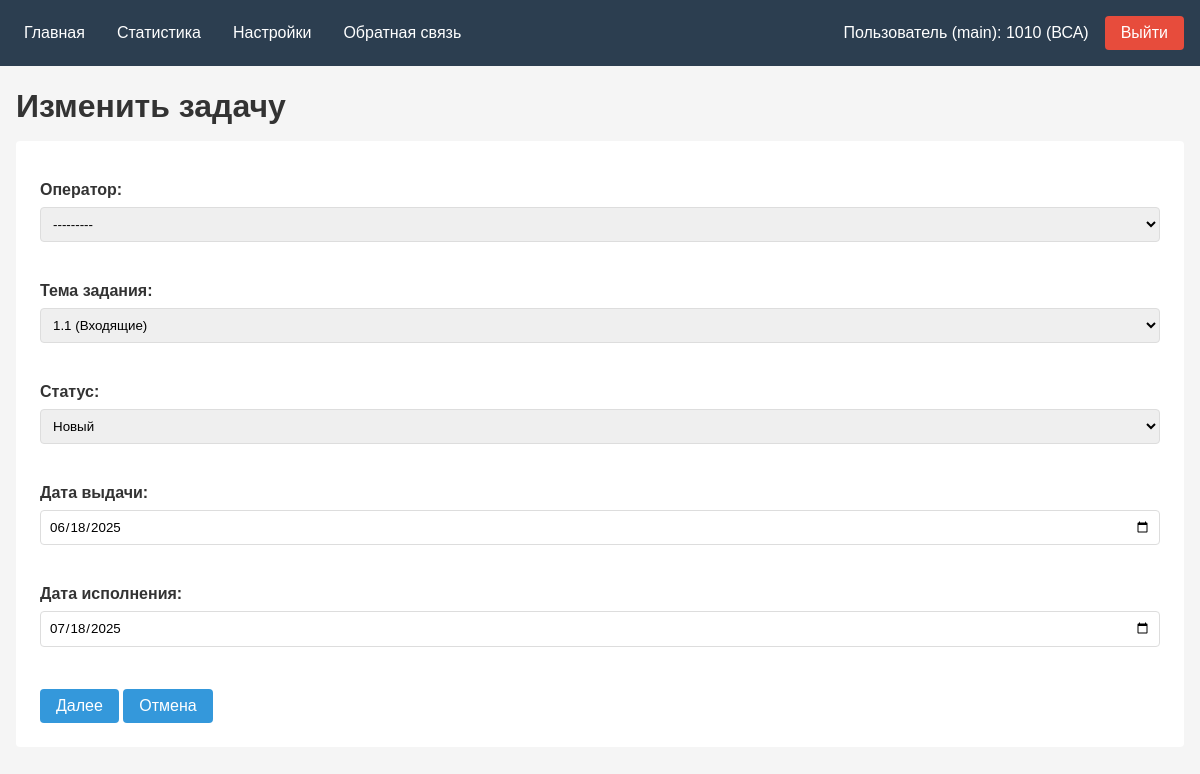
Page /tasker/task/1/edit/ (signed in) on the earlier database version.
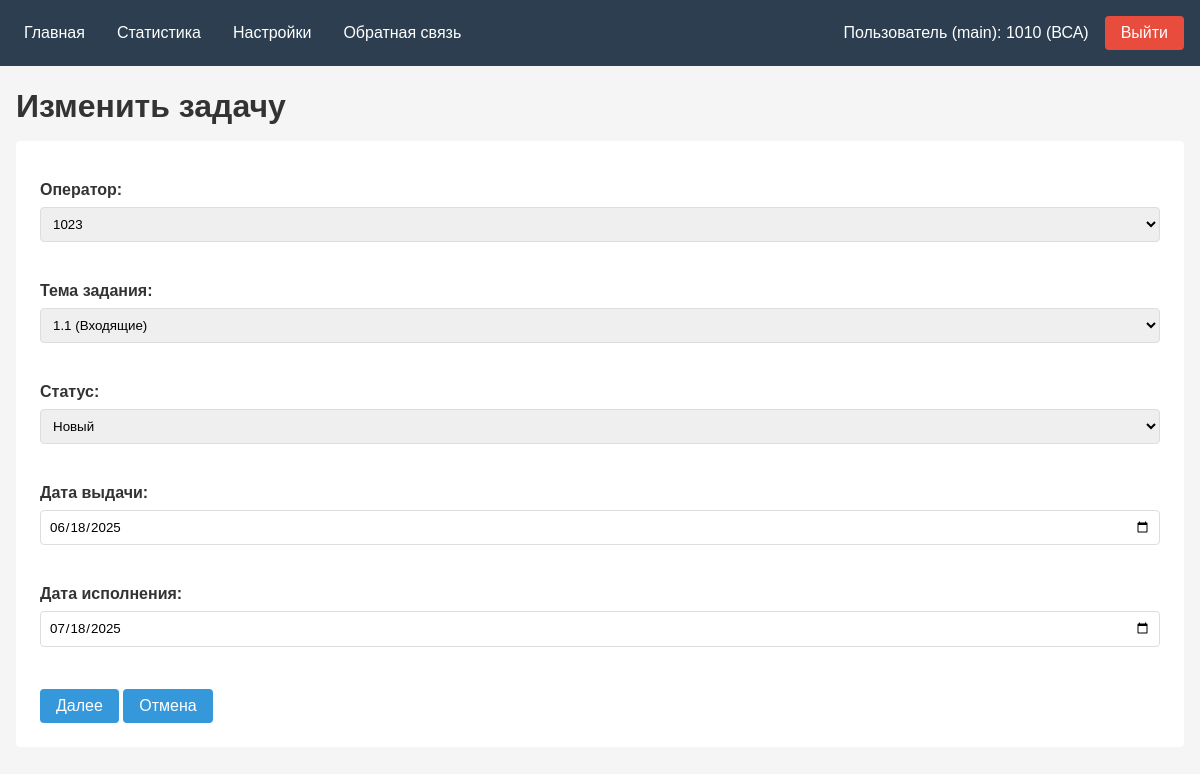
Same page on the later database version.
### tasker/models.py (models this page shows, shortened)
class Tasks(models.Model):
    user = models.ForeignKey(CustomUser, on_delete=models.PROTECT)
    subject = models.ForeignKey(TaskSubjects, on_delete=models.PROTECT)
    status = models.ForeignKey(TaskStatus, on_delete=models.PROTECT, default=get_default_status)
    start_date = models.DateField()
    end_date = models.DateField()
    persons = models.ManyToManyField(Persons)
    phoneNumbers = models.ManyToManyField(PhoneNumbers)
    accounts = models.ManyToManyField(InternetAccounts)
    emails = models.ManyToManyField(Emails)

### tasker/myviews/tasks.py (the view)
# urls.py: path("<int:id>/edit/", tasks.edit, name='edit'),
@in_group('main')
def edit(request, id):
    task = get_object_or_404(Tasks, id=id)
    if request.method == 'POST':
        form = TaskForm(request.POST, instance=task)
        if form.is_valid():
            form.save()
            return redirect('list')
    else:
        form = TaskForm(instance=task)
    return render(request, 'tasks/form.html', {'form': form, 'title': 'Изменить задачу'})

### tasker/models.py (called while the page is built)
    def __str__(self):
        return f"{self.synonym} ({self.name})"

    def __str__(self):
        return self.status

### tasker/templates/tasks/form.html (shortened to what this page needs)
{% extends "menu.html" %}
{% block content %}
<div class="header-container">
    <h1>{{ title }}</h1>
</div>
<form method="post">
    {{ form.as_p }}
    <button type="submit" class="details-btn">Далее</button>
    <a href="../" class="back-btn">Отмена</a>
</form>
{% endblock content %}

Differences in the rows shown:
changed Tasks "1.1 (Входящие)": user "---------" → "1023"
